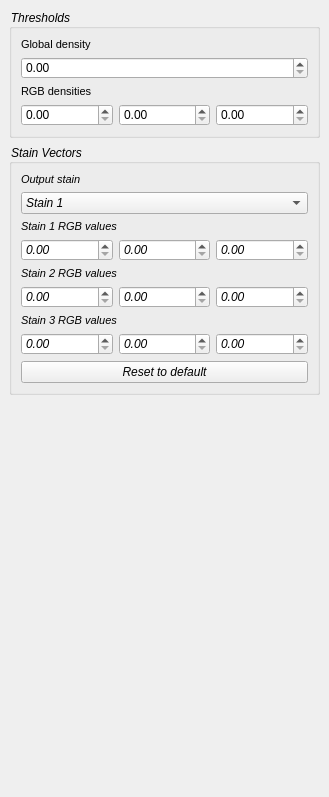
<?xml version="1.0" encoding="UTF-8"?>
<ui version="4.0">
 <class>SettingsPanel</class>
 <widget class="QScrollArea" name="SettingsPanel">
  <property name="geometry">
   <rect>
    <x>0</x>
    <y>0</y>
    <width>329</width>
    <height>797</height>
   </rect>
  </property>
  <property name="windowTitle">
   <string>ScrollArea</string>
  </property>
  <property name="styleSheet">
   <string notr="true">QGroupBox {
	font-style: italic
}

QLabel {
	font-size: 8pt
}</string>
  </property>
  <property name="frameShape">
   <enum>QFrame::NoFrame</enum>
  </property>
  <property name="frameShadow">
   <enum>QFrame::Plain</enum>
  </property>
  <property name="lineWidth">
   <number>0</number>
  </property>
  <property name="widgetResizable">
   <bool>true</bool>
  </property>
  <widget class="QWidget" name="SettingsPanelContents">
   <property name="geometry">
    <rect>
     <x>0</x>
     <y>0</y>
     <width>329</width>
     <height>797</height>
    </rect>
   </property>
   <property name="sizePolicy">
    <sizepolicy hsizetype="Expanding" vsizetype="Preferred">
     <horstretch>0</horstretch>
     <verstretch>0</verstretch>
    </sizepolicy>
   </property>
   <layout class="QVBoxLayout" name="verticalLayout_4">
    <property name="leftMargin">
     <number>9</number>
    </property>
    <property name="topMargin">
     <number>9</number>
    </property>
    <property name="rightMargin">
     <number>9</number>
    </property>
    <property name="bottomMargin">
     <number>9</number>
    </property>
    <item>
     <widget class="QGroupBox" name="ThresholdBox">
      <property name="title">
       <string>Thresholds</string>
      </property>
      <layout class="QVBoxLayout" name="verticalLayout">
       <property name="spacing">
        <number>6</number>
       </property>
       <property name="leftMargin">
        <number>9</number>
       </property>
       <property name="topMargin">
        <number>9</number>
       </property>
       <property name="rightMargin">
        <number>9</number>
       </property>
       <property name="bottomMargin">
        <number>9</number>
       </property>
       <item>
        <widget class="QLabel" name="GlobalThresholdLabel">
         <property name="text">
          <string>Global density</string>
         </property>
        </widget>
       </item>
       <item>
        <widget class="QDoubleSpinBox" name="GlobalThreshold">
         <property name="sizePolicy">
          <sizepolicy hsizetype="MinimumExpanding" vsizetype="Fixed">
           <horstretch>0</horstretch>
           <verstretch>0</verstretch>
          </sizepolicy>
         </property>
         <property name="maximum">
          <double>1.000000000000000</double>
         </property>
         <property name="singleStep">
          <double>0.100000000000000</double>
         </property>
        </widget>
       </item>
       <item>
        <widget class="QLabel" name="RGBThresholdLabel">
         <property name="text">
          <string>RGB densities</string>
         </property>
        </widget>
       </item>
       <item>
        <layout class="QHBoxLayout" name="RGBThresholdLayout">
         <property name="sizeConstraint">
          <enum>QLayout::SetDefaultConstraint</enum>
         </property>
         <item>
          <widget class="QDoubleSpinBox" name="RThreshold">
           <property name="sizePolicy">
            <sizepolicy hsizetype="MinimumExpanding" vsizetype="Fixed">
             <horstretch>0</horstretch>
             <verstretch>0</verstretch>
            </sizepolicy>
           </property>
           <property name="maximum">
            <double>1.000000000000000</double>
           </property>
           <property name="singleStep">
            <double>0.100000000000000</double>
           </property>
          </widget>
         </item>
         <item>
          <widget class="QDoubleSpinBox" name="GThreshold">
           <property name="sizePolicy">
            <sizepolicy hsizetype="MinimumExpanding" vsizetype="Fixed">
             <horstretch>0</horstretch>
             <verstretch>0</verstretch>
            </sizepolicy>
           </property>
           <property name="maximum">
            <double>1.000000000000000</double>
           </property>
           <property name="singleStep">
            <double>0.100000000000000</double>
           </property>
          </widget>
         </item>
         <item>
          <widget class="QDoubleSpinBox" name="BThreshold">
           <property name="sizePolicy">
            <sizepolicy hsizetype="MinimumExpanding" vsizetype="Fixed">
             <horstretch>0</horstretch>
             <verstretch>0</verstretch>
            </sizepolicy>
           </property>
           <property name="maximum">
            <double>1.000000000000000</double>
           </property>
           <property name="singleStep">
            <double>0.100000000000000</double>
           </property>
          </widget>
         </item>
        </layout>
       </item>
      </layout>
     </widget>
    </item>
    <item>
     <widget class="QGroupBox" name="StainVectorBox">
      <property name="sizePolicy">
       <sizepolicy hsizetype="MinimumExpanding" vsizetype="Preferred">
        <horstretch>0</horstretch>
        <verstretch>0</verstretch>
       </sizepolicy>
      </property>
      <property name="font">
       <font>
        <italic>true</italic>
       </font>
      </property>
      <property name="title">
       <string>Stain Vectors</string>
      </property>
      <property name="flat">
       <bool>false</bool>
      </property>
      <property name="checkable">
       <bool>false</bool>
      </property>
      <layout class="QVBoxLayout" name="verticalLayout_2">
       <property name="spacing">
        <number>6</number>
       </property>
       <property name="leftMargin">
        <number>9</number>
       </property>
       <property name="topMargin">
        <number>9</number>
       </property>
       <property name="rightMargin">
        <number>9</number>
       </property>
       <property name="bottomMargin">
        <number>9</number>
       </property>
       <item>
        <widget class="QLabel" name="OutputStainLabel">
         <property name="text">
          <string>Output stain</string>
         </property>
        </widget>
       </item>
       <item>
        <widget class="QComboBox" name="OutputStainComboBox">
         <property name="currentIndex">
          <number>0</number>
         </property>
         <property name="maxCount">
          <number>3</number>
         </property>
         <item>
          <property name="text">
           <string>Stain 1</string>
          </property>
         </item>
         <item>
          <property name="text">
           <string>Stain 2</string>
          </property>
         </item>
         <item>
          <property name="text">
           <string>Stain 3</string>
          </property>
         </item>
        </widget>
       </item>
       <item>
        <widget class="QLabel" name="Stain1Label">
         <property name="text">
          <string>Stain 1 RGB values</string>
         </property>
        </widget>
       </item>
       <item>
        <layout class="QHBoxLayout" name="Stain1Layout">
         <property name="sizeConstraint">
          <enum>QLayout::SetNoConstraint</enum>
         </property>
         <item>
          <widget class="QDoubleSpinBox" name="Stain1RSpinBox">
           <property name="sizePolicy">
            <sizepolicy hsizetype="MinimumExpanding" vsizetype="Fixed">
             <horstretch>0</horstretch>
             <verstretch>0</verstretch>
            </sizepolicy>
           </property>
           <property name="maximum">
            <double>1.000000000000000</double>
           </property>
           <property name="singleStep">
            <double>0.100000000000000</double>
           </property>
          </widget>
         </item>
         <item>
          <widget class="QDoubleSpinBox" name="Stain1GSpinBox">
           <property name="sizePolicy">
            <sizepolicy hsizetype="MinimumExpanding" vsizetype="Fixed">
             <horstretch>0</horstretch>
             <verstretch>0</verstretch>
            </sizepolicy>
           </property>
           <property name="maximum">
            <double>1.000000000000000</double>
           </property>
           <property name="singleStep">
            <double>0.100000000000000</double>
           </property>
          </widget>
         </item>
         <item>
          <widget class="QDoubleSpinBox" name="Stain1BSpinBox">
           <property name="sizePolicy">
            <sizepolicy hsizetype="MinimumExpanding" vsizetype="Fixed">
             <horstretch>0</horstretch>
             <verstretch>0</verstretch>
            </sizepolicy>
           </property>
           <property name="maximum">
            <double>1.000000000000000</double>
           </property>
           <property name="singleStep">
            <double>0.100000000000000</double>
           </property>
          </widget>
         </item>
        </layout>
       </item>
       <item>
        <widget class="QLabel" name="Stain2Label">
         <property name="text">
          <string>Stain 2 RGB values</string>
         </property>
        </widget>
       </item>
       <item>
        <layout class="QHBoxLayout" name="Stain2Layout">
         <item>
          <widget class="QDoubleSpinBox" name="Stain2RSpinBox">
           <property name="maximum">
            <double>1.000000000000000</double>
           </property>
           <property name="singleStep">
            <double>0.100000000000000</double>
           </property>
          </widget>
         </item>
         <item>
          <widget class="QDoubleSpinBox" name="Stain2GSpinBox">
           <property name="maximum">
            <double>1.000000000000000</double>
           </property>
           <property name="singleStep">
            <double>0.100000000000000</double>
           </property>
          </widget>
         </item>
         <item>
          <widget class="QDoubleSpinBox" name="Stain2BSpinBox">
           <property name="maximum">
            <double>1.000000000000000</double>
           </property>
           <property name="singleStep">
            <double>0.100000000000000</double>
           </property>
          </widget>
         </item>
        </layout>
       </item>
       <item>
        <widget class="QLabel" name="Stain3Label">
         <property name="text">
          <string>Stain 3 RGB values</string>
         </property>
        </widget>
       </item>
       <item>
        <layout class="QHBoxLayout" name="Stain3Layout">
         <item>
          <widget class="QDoubleSpinBox" name="Stain3RSpinBox">
           <property name="maximum">
            <double>1.000000000000000</double>
           </property>
           <property name="singleStep">
            <double>0.100000000000000</double>
           </property>
          </widget>
         </item>
         <item>
          <widget class="QDoubleSpinBox" name="Stain3GSpinBox">
           <property name="maximum">
            <double>1.000000000000000</double>
           </property>
           <property name="singleStep">
            <double>0.100000000000000</double>
           </property>
          </widget>
         </item>
         <item>
          <widget class="QDoubleSpinBox" name="Stain3BSpinBox">
           <property name="maximum">
            <double>1.000000000000000</double>
           </property>
           <property name="singleStep">
            <double>0.100000000000000</double>
           </property>
          </widget>
         </item>
        </layout>
       </item>
       <item>
        <widget class="QPushButton" name="RevertStainsToDefaultButton">
         <property name="text">
          <string>Reset to default</string>
         </property>
        </widget>
       </item>
      </layout>
     </widget>
    </item>
    <item>
     <spacer name="spacer">
      <property name="orientation">
       <enum>Qt::Vertical</enum>
      </property>
      <property name="sizeHint" stdset="0">
       <size>
        <width>20</width>
        <height>40</height>
       </size>
      </property>
     </spacer>
    </item>
   </layout>
  </widget>
 </widget>
 <resources/>
 <connections/>
</ui>
